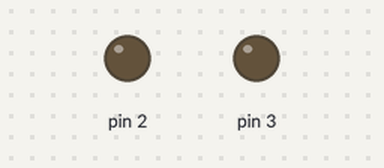
Simulated run of this sketch. Board: Arduino Uno, built with avr-gcc and run on an emulated ATmega328P. Parts: output pins drawn as LEDs (lit = HIGH).

Above: at 0.2 s.
At 1.2 s:
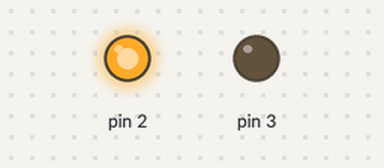
At 3.2 s:
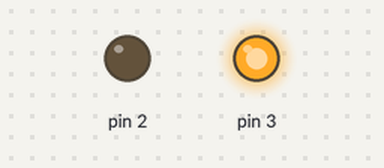
At 5.5 s:
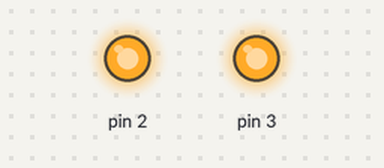
Timing chart, 0 to 6.9 s (numbered marks = the images above):
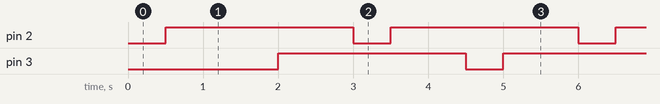

The sketch:

sketch_aug07a.ino
```cpp
int opendelay = 500;
int closedelay = 1000;
void setup() {
  // put your setup code here, to run once:
  for (int i = 2; i < 4; i++) {
    pinMode(i, OUTPUT);
  }//setup loop
}//setup

void loop() {
  for (int i = 2; i < 4; i++) {
    digitalWrite (i, LOW);
    delay (opendelay);
    digitalWrite (i, HIGH);
    delay (closedelay);
  }//pattern loop
 }//void loop
  // put your main code here, to run repeatedly:
```

Measured:
- by itself, pin 2, pin 3: alternates HIGH for 2.5 s and LOW for 0.50 s
- by itself, everything shown: repeats every 33.0 s, in 44 steps
